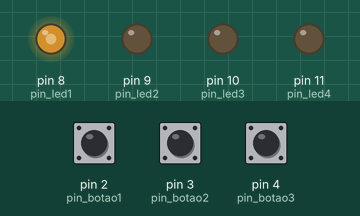
Recording of a sketch running on a simulated Arduino Uno, built with avr-gcc and run on an emulated ATmega328P. Shown: output pins drawn as LEDs (lit = HIGH). The inputs (shaded band) are chosen by the test bench; at power-on: pin 2 (pin_botao1) HIGH, pin 3 (pin_botao2) HIGH, pin 4 (pin_botao3) HIGH.

Above: at 1.2 s.
1.3 s: pin 2 (pin_botao1) pulled LOW for 0.15 s
At 1.42 s:
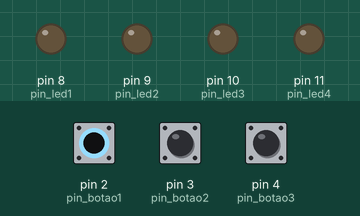
2.9 s: pin 3 (pin_botao2) pulled LOW for 1 s
At 4.3 s:
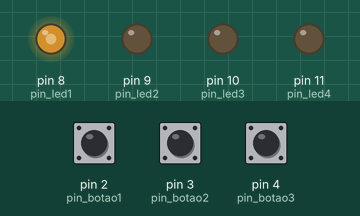
5.4 s: pin 4 (pin_botao3) pulled LOW for 0.15 s
At 6.2 s:
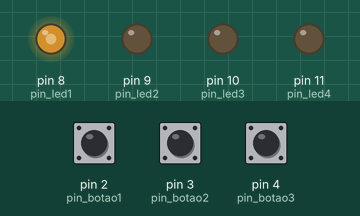
7.0 s: pin 2 (pin_botao1) pulled LOW for 3.2 s
At 7.8 s:
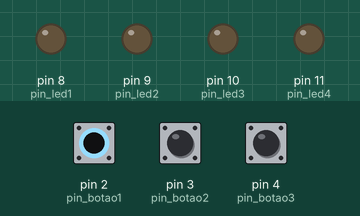
Timing chart, 0 to 11.7 s (numbered marks = the images above; inputs shaded):
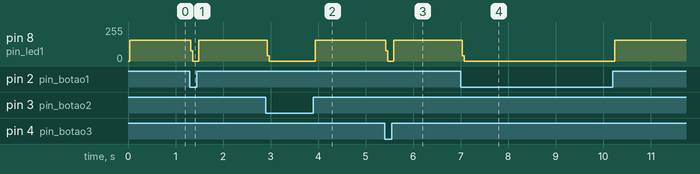

Measured:
- after the input at 1.3 s, pin 8 (pin_led1): 154/255 → 0/255 at once, → 154/255 0.17 s later
- after the input at 2.9 s, pin 8 (pin_led1): 154/255 → 0/255 at once, → 154/255 1.0 s later
- after the input at 5.4 s, pin 8 (pin_led1): 154/255 → 0/255 at once, → 154/255 0.17 s later
- after the input at 7.0 s, pin 8 (pin_led1): 154/255 → 0/255 at once, → 154/255 3.2 s later

The sketch:

impar.ino
```cpp
#define pin_led1 8
#define pin_led2 9
#define pin_led3 10
#define pin_led4 11
#define pin_botao1 2
#define pin_botao2 3
#define pin_botao3 4

void setup() {
  pinMode(pin_led1, OUTPUT);
  pinMode(pin_led2, OUTPUT);
  pinMode(pin_led3, OUTPUT);
  pinMode(pin_led4, OUTPUT);
  pinMode(pin_botao1, INPUT);
  pinMode(pin_botao2, INPUT);
  pinMode(pin_botao3, INPUT);
  Serial.begin(9600);
}

void loop() {
  bool A = digitalRead(pin_botao1);
  bool B = digitalRead(pin_botao2);
  bool C = digitalRead(pin_botao3);


  if ((A==0)&&(B==0)&&(C==1)) {
    digitalWrite(pin_led1, 1);
  } else {
    digitalWrite(pin_led1, 0);
  }
  if ((A==0)&&(B==1)&&(C==0)) {
    digitalWrite(pin_led1, 1);
  } else {
    digitalWrite(pin_led1, 0);
  }
  if ((A==1)&&(B==0)&&(C==0)) {
    digitalWrite(pin_led1, 1);
  } else {
    digitalWrite(pin_led1, 0);
  }
  if ((A==1)&&(B==1)&&(C==1)) {
    digitalWrite(pin_led1, 1);
  } else {
    digitalWrite(pin_led1, 0);
  }
}
```
